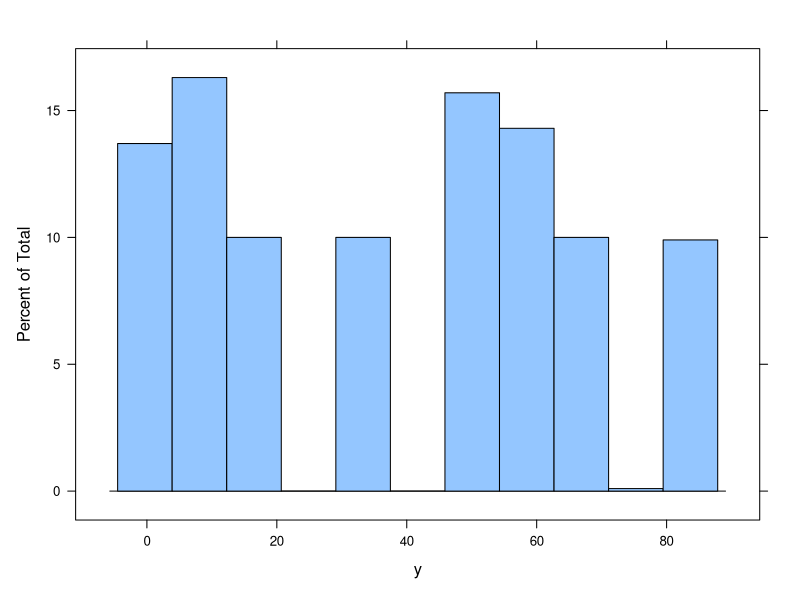
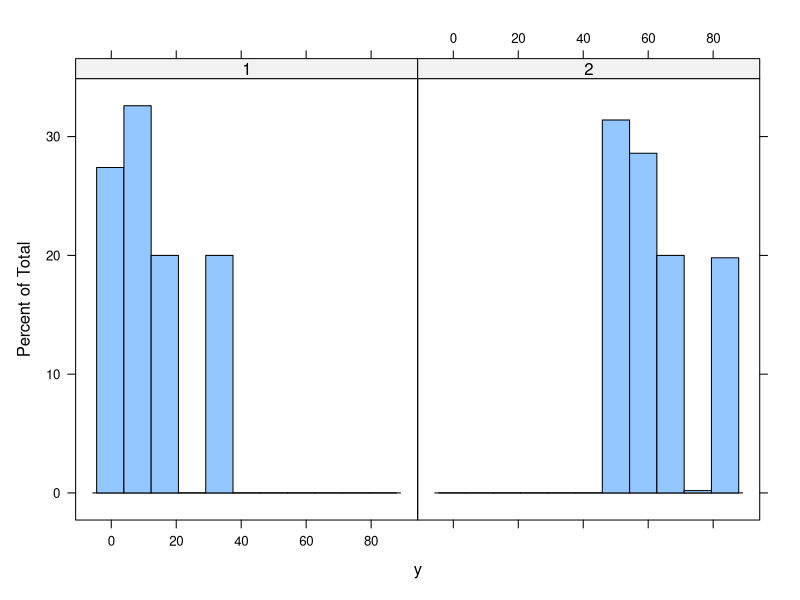
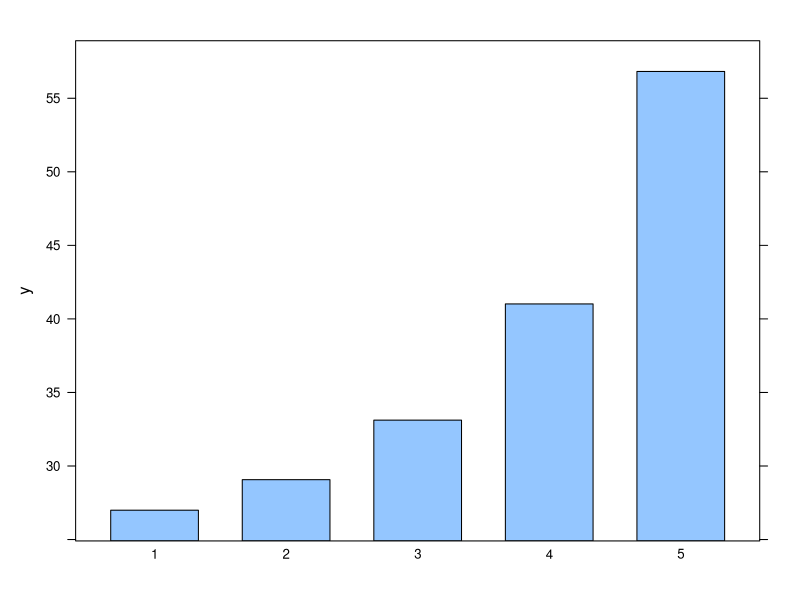
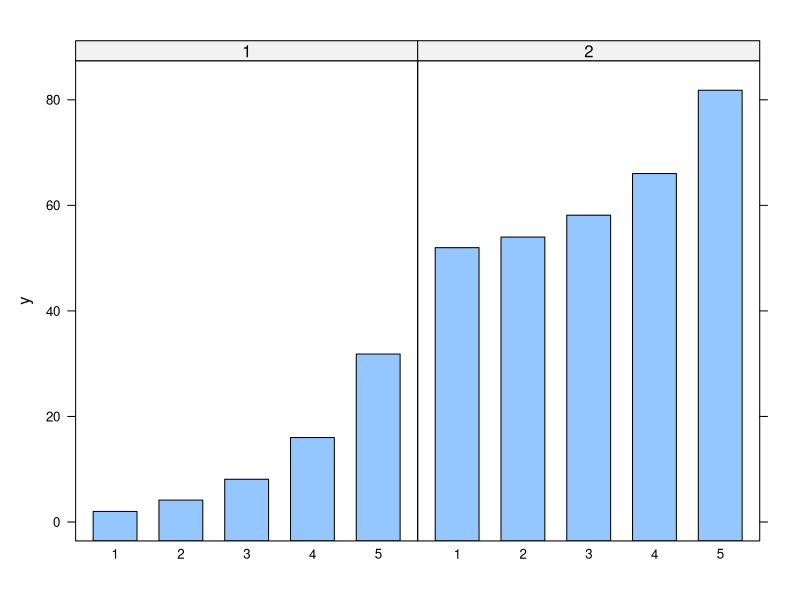
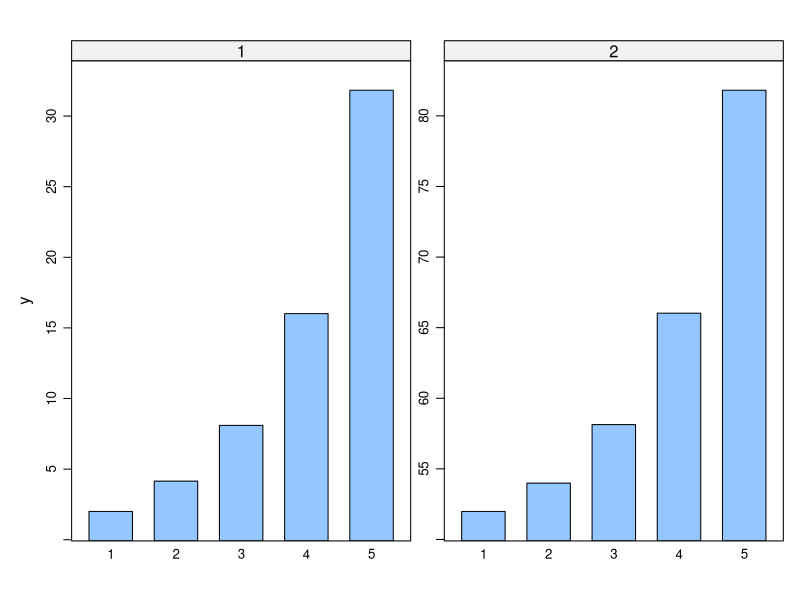
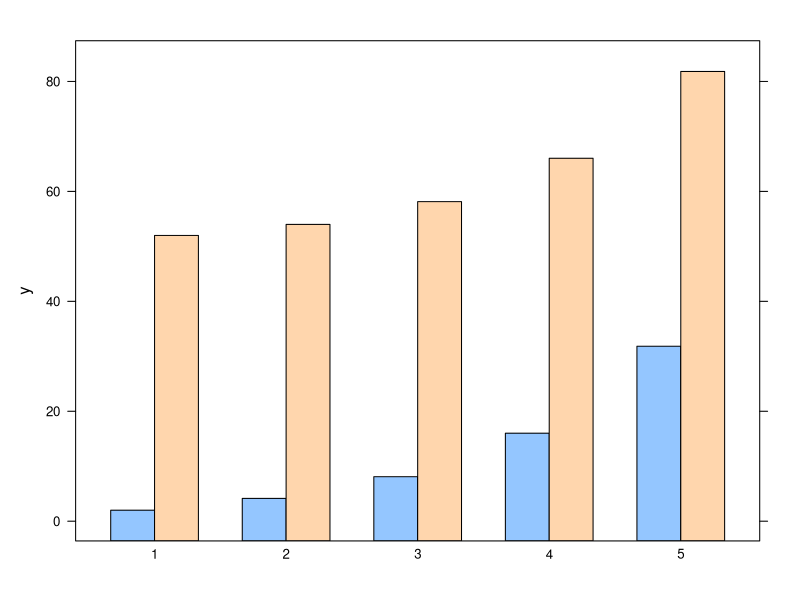
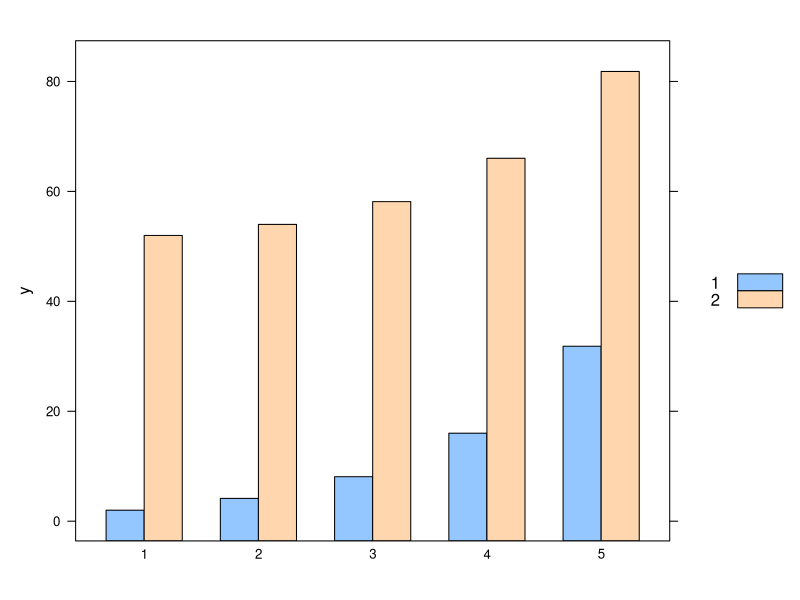
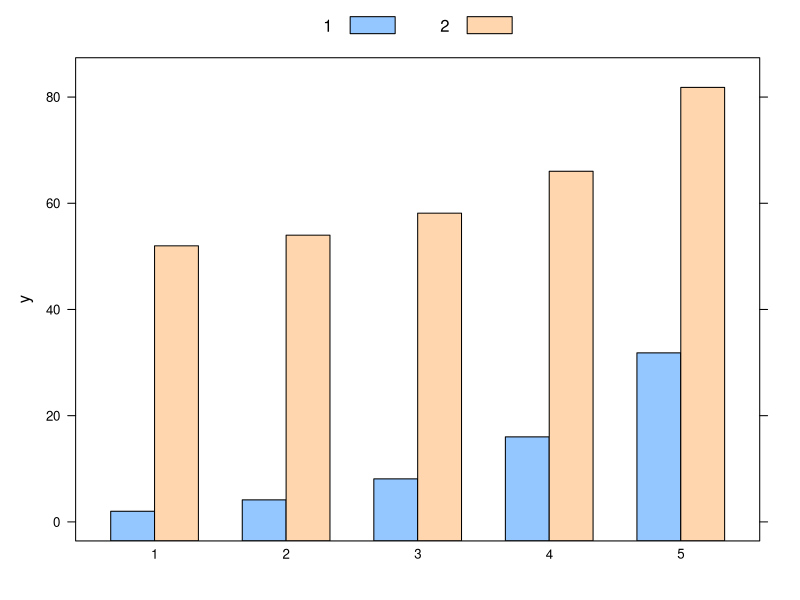

Recreate these plots in R, in order.
## ---- chunk 1
require(lattice)
require(ggplot2)
## ---- chunk 2
x <- seq(-pi,pi,length.out=100)
y.sin <- sin(x) + rnorm(100,sd=.25)
y.cos <- cos(x) + rnorm(100,sd=.25)
d1 <- data.frame(
  x=x,
  y.sin=y.sin,
  y.cos=y.cos
)
## ---- chunk 3
head(d1)
## ---- chunk 4
require(reshape2)
## ---- chunk 5
d2 <- melt(
  d1,
  id.vars=c("x"), 
  variable.name="type", 
  value.name="y"
)
## ---- chunk 6
head(d2)
## ---- chunk 7
d3 <- data.frame(
  x=rep(1:5,each=100),
  y=c(unlist(lapply(1:5, function(x){rnorm(n=100,mean=2^x)})),
      unlist(lapply(1:5, function(x){rnorm(n=100,mean=50+2^x)}))),
  g=rep(1:2,each=500))
head(d3)
## ---- chunk 8
require(lattice)
## ---- chunk 9
histogram(~y,d3)
## ---- chunk 10
histogram(~y|as.factor(g),d3)
## ---- chunk 11
barchart(y ~ as.factor(x),
  aggregate(y ~ x, data = d3, mean))
## ---- chunk 12
barchart(y ~ as.factor(x) | as.factor(g),
  aggregate(y ~ x + g, data = d3, mean))
## ---- chunk 13
barchart(y ~ as.factor(x) | as.factor(g),
  aggregate(y ~ x + g, data = d3, mean),
  scales=list(y=list(relation="free")))
## ---- chunk 14
barchart(y ~ as.factor(x),
  aggregate(y ~ x + g, data = d3, mean),
  groups = as.factor(g))
## ---- chunk 15
barchart(y ~ as.factor(x),
  aggregate(y ~ x + g, data = d3, mean),
  groups = as.factor(g),
  auto.key = T)
## ---- chunk 16
barchart(y ~ as.factor(x),
  aggregate(y ~ x + g, data = d3, mean),
  groups = as.factor(g),
  auto.key = list(columns = 2))
## ---- chunk 17
barchart(y ~ as.factor(x),
  aggregate(y ~ x + g, data = d3, mean),
  groups = as.factor(g),
  auto.key = list(space = "right"))
## ---- chunk 18
xyplot(y~x,d2)
## ---- chunk 19
xyplot(y~x|type,d2)
## ---- chunk 20
xyplot(y ~ x, d2, groups = type,
  auto.key = list(space = "right"))
## ---- chunk 21
xyplot(y.cos + y.sin ~ x, d1,
  auto.key = list(space = "right"))
## ---- chunk 22
xyplot(y ~ x, d2, groups = type,
  auto.key = list(space = "right"),
  type = "l")
## ---- chunk 23
xyplot(y ~ x, d2, groups = type,
  auto.key = list(space = "right"),
  type = "b")
## ---- chunk 24
xyplot(y ~ x, d2, groups = type,
  auto.key = list(space = "right"),
  type = "b", pch=2, cex=.5, lty=2, lwd=2)
## ---- chunk 25
xyplot(y ~ x, d2, groups = type,
  auto.key = list(space = "right"),
  scales = list(x = list(
    at = c(-pi, -pi/2, 0, pi/2, pi))))
## ---- chunk 26
l <- expression(-pi, -pi/2, 0, pi/2, pi)
xyplot(y ~ x, d2, groups = type,
  auto.key = list(space = "right"),
  scales = list(x = list(
    at = c(-pi, -pi/2, 0, pi/2, pi),
    labels = l
    )))
## ---- chunk 27
xyplot(y ~ x, d2, groups = type,
  auto.key = list(space = "right"),
  type = "b",
  panel=function(...) {
    panel.xyplot(...)
  }
)
## ---- chunk 28
xyplot(y ~ x, d2, groups = type,
  auto.key = list(space = "right"),
  type = "p",
  panel = panel.superpose,
  panel.groups = function(..., pch, lwd) {
    panel.xyplot(..., pch = 2)
    panel.loess(..., span = .2, lwd = 4)
  }
)
## ---- chunk 29
require(ggplot2)
## ---- chunk 30
ggplot(d3) +
  geom_histogram(aes(x=y))
## ---- chunk 31
ggplot(d3) +
  geom_histogram(aes(x=y)) +
  facet_grid(.~g)
## ---- chunk 32
ggplot(aggregate(y ~ x, data = d3, mean)) + 
  geom_bar(aes(x=factor(x), y=y), stat="identity")
## ---- chunk 33
ggplot(aggregate(y ~ x + g, data = d3, mean)) + 
    geom_bar(aes(x=factor(x),
                 y=y),
             stat="identity") +
    facet_wrap(~g)
## ---- chunk 34
ggplot(aggregate(y ~ x + g, data = d3, mean)) + 
    geom_bar(aes(x=factor(x),
                 y=y),
             stat="identity") +
    facet_wrap(~g, scales="free_y")
## ---- chunk 35
ggplot(aggregate(y ~ x + g, data = d3, mean)) + 
    geom_bar(aes(x=factor(x),
                 y=y,
                 group=factor(g),
                 fill=factor(g)),
             stat="identity")
## ---- chunk 36
ggplot(aggregate(y ~ x + g, data = d3, mean)) + 
    geom_bar(aes(x=factor(x),
                 y=y,
                 group=factor(g),
                 fill=factor(g)),
             stat="identity",
             position="dodge")
## ---- chunk 37
ggplot(d1) +
  geom_point(aes(x=x,y=y.sin),color="red") + 
  geom_point(aes(x=x,y=y.cos),color="blue")
## ---- chunk 38
ggplot(d2, aes(x=x,y=y,group=type,color=type)) + 
  geom_point() +
  geom_line() +
  stat_smooth(method="loess")
## ---- chunk 39
ggplot(d2, aes(x=x,y=y,color=type)) + 
  geom_point() +
  geom_line() +
  facet_grid(type~.) + 
  stat_smooth(method="loess")
## ---- chunk 40
require(scales)
## ---- chunk 41
pi_scales <- math_format(.x * pi,
                         format=function(x) x / pi)
ggplot(d2, aes(x=x,y=y,color=type)) + 
  geom_point() +
  geom_line() +
  facet_grid(type~.) + 
  stat_smooth(method="loess") +
  scale_x_continuous(labels=pi_scales,
                     breaks=seq(-pi,pi,pi/4))
